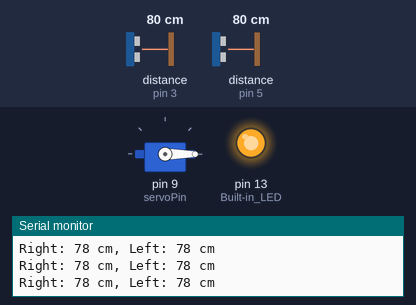
Simulated run of this sketch. Board: Arduino Uno, built with avr-gcc and run on an emulated ATmega328P. Shown: servo, output pins drawn as LEDs (lit = HIGH), the last lines printed to the serial monitor. Wiring (inferred from the names in the program): 2 × ultrasonic range finder: trigger pin 2, echo pin 3 / trigger pin 4, echo pin 5. Dashed ring = blinking. The test bench sets the inputs (shaded band); at power-on: distance to the obstacle (sensors on pin 3, pin 5) 80 cm. The echo pulse lasts 58.3 µs per cm; pins used as bus, display or sensor lines are not drawn.

Above: at 1.2 s.
1.3 s: distance to the obstacle (sensor on pin 3) set to 97 cm
4.3 s: distance to the obstacle (sensor on pin 3) set to 105 cm
At 6.9 s:
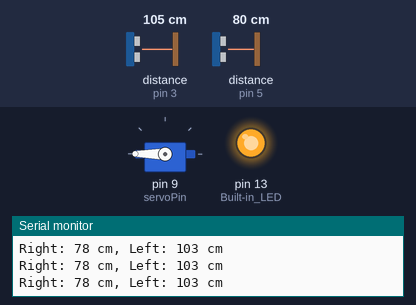
7.3 s: distance to the obstacle (sensor on pin 5) set to 98 cm
10.3 s: distance to the obstacle (sensor on pin 5) set to 105 cm
At 11.5 s:
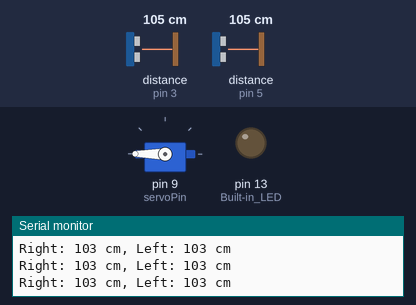
11.8 s: distance to the obstacle (sensor on pin 3) set to 9 cm
At 11.91 s:
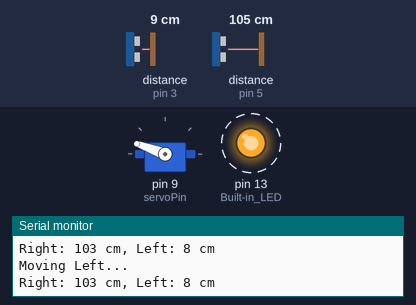
Timing chart, 0 to 14.8 s (numbered marks = the images above; inputs shaded):
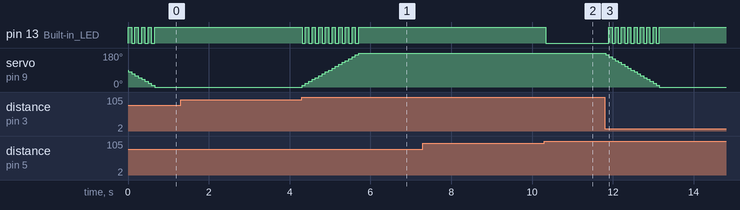

The sketch:

motion_scope.ino
```cpp
#include <Servo.h>

const int trigPin1 = 4;  // Left Sensor
const int echoPin1 = 5;
const int trigPin3 = 2;  // Right Sensor
const int echoPin3 = 3;
const int servoPin = 9;  // Servo Motor

long duration;
int distance1, distance3;
const int limitDistance = 100;  // Distance limit in cm

Servo myServo;
int servoPosition = 90;  // Servo starts at the center position (90 degrees)
bool ledState = LOW;     // Track the current state of the LED

void setup() {
  Serial.begin(9600);

  // Initialize pins for sensors and LED
  pinMode(trigPin1, OUTPUT);
  pinMode(echoPin1, INPUT);
  pinMode(trigPin3, OUTPUT);
  pinMode(echoPin3, INPUT);
  pinMode(LED_BUILTIN, OUTPUT);  // Built-in LED

  // Attach servo motor to pin 9
  myServo.attach(servoPin);
  myServo.write(servoPosition);  // Start with the servo in the center position
}

void loop() {
  // Measure distances from left and right sensors
  distance1 = measureDistance(trigPin1, echoPin1);  // Right Sensor
  distance3 = measureDistance(trigPin3, echoPin3);  // Left Sensor

  // Display distances for debugging
  Serial.print("Right: ");
  Serial.print(distance1);
  Serial.print(" cm, Left: ");
  Serial.print(distance3);
  Serial.println(" cm");

  // Servo movement logic
  if (distance3 < limitDistance) {
    // Left sensor detects an object, move servo left
    moveServoLeft();
  } else if (distance1 < limitDistance) {
    // Right sensor detects an object, move servo right
    moveServoRight();
  } else {
    // No movement, turn off LED
    digitalWrite(LED_BUILTIN, LOW);
  }

  delay(20);  // Shorter delay for faster movement
}

int measureDistance(int trigPin, int echoPin) {
  digitalWrite(trigPin, LOW);
  delayMicroseconds(2);
  digitalWrite(trigPin, HIGH);
  delayMicroseconds(10);
  digitalWrite(trigPin, LOW);

  duration = pulseIn(echoPin, HIGH);
  int distance = duration * 0.034 / 2;
  return distance;
}

void moveServoLeft() {
  if (servoPosition > 0) {  // Limit servo to 0 degrees (fully left)
    toggleLED();            // Toggle the LED state to create a blinking effect
    servoPosition -= 10;    // Move servo left by 10 degrees at a time for faster speed
    myServo.write(servoPosition);
    Serial.println("Moving Left...");
    delay(50);  // Short delay to create a blinking effect without slowing the servo too much
  }
}

void moveServoRight() {
  if (servoPosition < 180) {  // Limit servo to 180 degrees (fully right)
    toggleLED();              // Toggle the LED state to create a blinking effect
    servoPosition += 10;      // Move servo right by 10 degrees at a time for faster speed
    myServo.write(servoPosition);
    Serial.println("Moving Right...");
    delay(50);  // Short delay to create a blinking effect without slowing the servo too much
  }
}

void toggleLED() {
  ledState = !ledState;                 // Invert the LED state
  digitalWrite(LED_BUILTIN, ledState);  // Set the built-in LED to the new state
}
```

Measured:
- the behaviour switches between 101 and 102 cm on distance to the obstacle (sensor on pin 3) (found by bisection; images 0 and 1)
- the behaviour switches between 101 and 102 cm on distance to the obstacle (sensor on pin 5) (found by bisection; images 1 and 2)
- after the input at 4.3 s, pin 13 (Built-in_LED): alternates HIGH for 0.08 s and LOW for 0.08 s, 18 changes in all, then stays HIGH, starting at once; servo on pin 9 (servoPin): moves from 0° to 180° over 1.4 s, starting at once
- after the input at 10.3 s, pin 13 (Built-in_LED): HIGH → LOW at once
- after the input at 11.8 s, pin 13 (Built-in_LED): alternates HIGH for 0.08 s and LOW for 0.08 s, 17 changes in all, then stays HIGH, starting after 0.10 s; servo on pin 9 (servoPin): moves from 180° to 0° over 1.3 s, starting at once
- by itself, pin 13 (Built-in_LED): alternates HIGH for 0.08 s and LOW for 0.08 s, 9 changes in all, then stays HIGH
